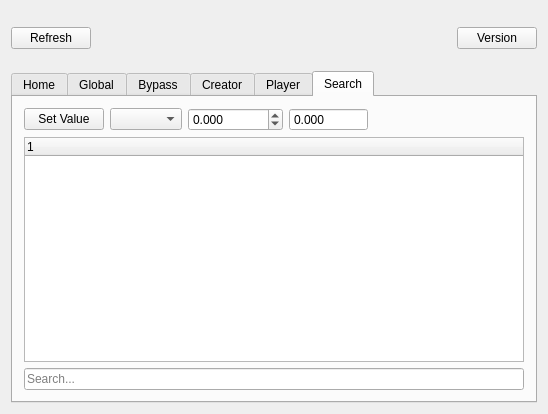
<?xml version="1.0" encoding="UTF-8"?>
<ui version="4.0">
 <class>MainWindow</class>
 <widget class="QMainWindow" name="MainWindow">
  <property name="geometry">
   <rect>
    <x>0</x>
    <y>0</y>
    <width>528</width>
    <height>414</height>
   </rect>
  </property>
  <property name="windowTitle">
   <string>Mega Hack v5</string>
  </property>
  <widget class="QWidget" name="centralWidget">
   <layout class="QVBoxLayout" name="verticalLayout_9">
    <item>
     <layout class="QHBoxLayout" name="horizontalLayout">
      <item>
       <layout class="QVBoxLayout" name="verticalLayout_8">
        <item>
         <widget class="QPushButton" name="refreshPushButton">
          <property name="text">
           <string>Refresh</string>
          </property>
         </widget>
        </item>
       </layout>
      </item>
      <item>
       <spacer name="horizontalSpacer">
        <property name="orientation">
         <enum>Qt::Horizontal</enum>
        </property>
        <property name="sizeHint" stdset="0">
         <size>
          <width>40</width>
          <height>20</height>
         </size>
        </property>
       </spacer>
      </item>
      <item>
       <widget class="QLabel" name="bannerLabel">
        <property name="minimumSize">
         <size>
          <width>116</width>
          <height>54</height>
         </size>
        </property>
        <property name="text">
         <string/>
        </property>
       </widget>
      </item>
      <item>
       <spacer name="horizontalSpacer_2">
        <property name="orientation">
         <enum>Qt::Horizontal</enum>
        </property>
        <property name="sizeHint" stdset="0">
         <size>
          <width>40</width>
          <height>20</height>
         </size>
        </property>
       </spacer>
      </item>
      <item>
       <layout class="QVBoxLayout" name="verticalLayout">
        <item>
         <widget class="QPushButton" name="versionCheckPushButton">
          <property name="text">
           <string>Version</string>
          </property>
         </widget>
        </item>
       </layout>
      </item>
     </layout>
    </item>
    <item>
     <widget class="QTabWidget" name="tabWidget">
      <property name="maximumSize">
       <size>
        <width>16777215</width>
        <height>16777215</height>
       </size>
      </property>
      <property name="currentIndex">
       <number>5</number>
      </property>
      <widget class="QWidget" name="otherTab">
       <attribute name="title">
        <string>Home</string>
       </attribute>
       <layout class="QVBoxLayout" name="verticalLayout_6">
        <item>
         <widget class="QLabel" name="pidLabel">
          <property name="text">
           <string>PID:0</string>
          </property>
         </widget>
        </item>
        <item>
         <widget class="QTextBrowser" name="infoTextBrowser"/>
        </item>
       </layout>
      </widget>
      <widget class="QWidget" name="genericPage">
       <attribute name="title">
        <string>Global</string>
       </attribute>
       <layout class="QVBoxLayout" name="verticalLayout_7">
        <item>
         <layout class="QHBoxLayout" name="horizontalLayout_3">
          <item>
           <widget class="QLabel" name="label_5">
            <property name="minimumSize">
             <size>
              <width>70</width>
              <height>0</height>
             </size>
            </property>
            <property name="text">
             <string>Miscellaneous:</string>
            </property>
           </widget>
          </item>
          <item>
           <widget class="QPushButton" name="dllInjectPushButton">
            <property name="text">
             <string>Inject DLL</string>
            </property>
           </widget>
          </item>
          <item>
           <widget class="QPushButton" name="moduleInfoPushButton">
            <property name="text">
             <string>Module Info</string>
            </property>
           </widget>
          </item>
          <item>
           <widget class="QPushButton" name="anticheatPushButton">
            <property name="text">
             <string>No AntiCheat</string>
            </property>
           </widget>
          </item>
          <item>
           <widget class="QPushButton" name="transitionPushButton">
            <property name="text">
             <string>Transition</string>
            </property>
           </widget>
          </item>
          <item>
           <widget class="QPushButton" name="labelTextPushButton">
            <property name="text">
             <string>Label Text</string>
            </property>
           </widget>
          </item>
          <item>
           <spacer name="horizontalSpacer_3">
            <property name="orientation">
             <enum>Qt::Horizontal</enum>
            </property>
            <property name="sizeHint" stdset="0">
             <size>
              <width>40</width>
              <height>20</height>
             </size>
            </property>
           </spacer>
          </item>
         </layout>
        </item>
        <item>
         <layout class="QHBoxLayout" name="horizontalLayout_6">
          <item>
           <widget class="QLabel" name="label_3">
            <property name="minimumSize">
             <size>
              <width>70</width>
              <height>0</height>
             </size>
            </property>
            <property name="text">
             <string>Unrandomiser:</string>
            </property>
           </widget>
          </item>
          <item>
           <widget class="QComboBox" name="uTypeComboBox"/>
          </item>
          <item>
           <widget class="QSpinBox" name="uDiffValSpinBox">
            <property name="prefix">
             <string>Offset:</string>
            </property>
            <property name="maximum">
             <number>32767</number>
            </property>
           </widget>
          </item>
          <item>
           <widget class="QSpinBox" name="uStartValSpinBox">
            <property name="prefix">
             <string>Start:</string>
            </property>
            <property name="maximum">
             <number>32767</number>
            </property>
           </widget>
          </item>
          <item>
           <widget class="QPushButton" name="uApplyPushButton">
            <property name="text">
             <string>Apply</string>
            </property>
           </widget>
          </item>
          <item>
           <spacer name="horizontalSpacer_4">
            <property name="orientation">
             <enum>Qt::Horizontal</enum>
            </property>
            <property name="sizeHint" stdset="0">
             <size>
              <width>40</width>
              <height>20</height>
             </size>
            </property>
           </spacer>
          </item>
         </layout>
        </item>
        <item>
         <layout class="QHBoxLayout" name="horizontalLayout_4">
          <item>
           <widget class="QLabel" name="label_4">
            <property name="minimumSize">
             <size>
              <width>70</width>
              <height>0</height>
             </size>
            </property>
            <property name="text">
             <string>FPS Bypass:</string>
            </property>
           </widget>
          </item>
          <item>
           <widget class="QSpinBox" name="fpsBypassSpinBox">
            <property name="prefix">
             <string>FPS Cap:</string>
            </property>
            <property name="minimum">
             <number>1</number>
            </property>
            <property name="maximum">
             <number>65535</number>
            </property>
            <property name="value">
             <number>60</number>
            </property>
           </widget>
          </item>
          <item>
           <widget class="QPushButton" name="fpsBypassRecommendPushButton">
            <property name="text">
             <string>Recommend</string>
            </property>
           </widget>
          </item>
          <item>
           <widget class="QPushButton" name="fpsBypassPushButton">
            <property name="text">
             <string>Apply</string>
            </property>
           </widget>
          </item>
          <item>
           <spacer name="horizontalSpacer_5">
            <property name="orientation">
             <enum>Qt::Horizontal</enum>
            </property>
            <property name="sizeHint" stdset="0">
             <size>
              <width>40</width>
              <height>20</height>
             </size>
            </property>
           </spacer>
          </item>
         </layout>
        </item>
        <item>
         <widget class="QListWidget" name="globalListWidget"/>
        </item>
       </layout>
      </widget>
      <widget class="QWidget" name="bypassTab">
       <attribute name="title">
        <string>Bypass</string>
       </attribute>
       <layout class="QVBoxLayout" name="verticalLayout_5">
        <item>
         <widget class="QListWidget" name="bypassListWidget"/>
        </item>
       </layout>
      </widget>
      <widget class="QWidget" name="creatorTab">
       <attribute name="title">
        <string>Creator</string>
       </attribute>
       <layout class="QVBoxLayout" name="verticalLayout_3">
        <item>
         <layout class="QHBoxLayout" name="horizontalLayout_9">
          <item>
           <widget class="QPushButton" name="creatorSetValuePushButton">
            <property name="text">
             <string>Set Value</string>
            </property>
           </widget>
          </item>
          <item>
           <widget class="QComboBox" name="creatorValueComboBox">
            <property name="editable">
             <bool>false</bool>
            </property>
            <property name="sizeAdjustPolicy">
             <enum>QComboBox::AdjustToContents</enum>
            </property>
            <property name="iconSize">
             <size>
              <width>16</width>
              <height>16</height>
             </size>
            </property>
           </widget>
          </item>
          <item>
           <widget class="QDoubleSpinBox" name="creatorValueDoubleSpinBox">
            <property name="decimals">
             <number>3</number>
            </property>
            <property name="minimum">
             <double>-2147483648.000000000000000</double>
            </property>
            <property name="maximum">
             <double>2147483647.000000000000000</double>
            </property>
           </widget>
          </item>
          <item>
           <widget class="QDoubleSpinBox" name="creatorCurrentValueDoubleSpinBox">
            <property name="frame">
             <bool>true</bool>
            </property>
            <property name="readOnly">
             <bool>true</bool>
            </property>
            <property name="buttonSymbols">
             <enum>QAbstractSpinBox::NoButtons</enum>
            </property>
            <property name="accelerated">
             <bool>false</bool>
            </property>
            <property name="decimals">
             <number>3</number>
            </property>
            <property name="minimum">
             <double>-2147483648.000000000000000</double>
            </property>
            <property name="maximum">
             <double>2147483647.000000000000000</double>
            </property>
           </widget>
          </item>
          <item>
           <spacer name="horizontalSpacer_8">
            <property name="orientation">
             <enum>Qt::Horizontal</enum>
            </property>
            <property name="sizeHint" stdset="0">
             <size>
              <width>40</width>
              <height>20</height>
             </size>
            </property>
           </spacer>
          </item>
         </layout>
        </item>
        <item>
         <layout class="QHBoxLayout" name="horizontalLayout_5">
          <item>
           <widget class="QToolButton" name="editorColourToolButton">
            <property name="text">
             <string/>
            </property>
            <property name="icon">
             <iconset resource="res.qrc">
              <normaloff>:/color.png</normaloff>:/color.png</iconset>
            </property>
           </widget>
          </item>
          <item>
           <widget class="QPushButton" name="multiscalePushButton">
            <property name="text">
             <string>MultiScaler</string>
            </property>
           </widget>
          </item>
          <item>
           <widget class="QPushButton" name="lvlPassPushButton">
            <property name="text">
             <string>Level Pass</string>
            </property>
           </widget>
          </item>
          <item>
           <widget class="QPushButton" name="rateLevelPushButton">
            <property name="text">
             <string>Rate Level</string>
            </property>
           </widget>
          </item>
          <item>
           <spacer name="horizontalSpacer_10">
            <property name="orientation">
             <enum>Qt::Horizontal</enum>
            </property>
            <property name="sizeHint" stdset="0">
             <size>
              <width>40</width>
              <height>20</height>
             </size>
            </property>
           </spacer>
          </item>
         </layout>
        </item>
        <item>
         <widget class="QListWidget" name="creatorListWidget"/>
        </item>
       </layout>
      </widget>
      <widget class="QWidget" name="playerTab">
       <attribute name="title">
        <string>Player</string>
       </attribute>
       <layout class="QVBoxLayout" name="verticalLayout_4">
        <item>
         <layout class="QHBoxLayout" name="horizontalLayout_7">
          <item>
           <widget class="QPushButton" name="playerSetValuePushButton">
            <property name="text">
             <string>Set Value</string>
            </property>
           </widget>
          </item>
          <item>
           <widget class="QComboBox" name="playerValueComboBox">
            <property name="sizeAdjustPolicy">
             <enum>QComboBox::AdjustToContents</enum>
            </property>
           </widget>
          </item>
          <item>
           <widget class="QDoubleSpinBox" name="playerValueDoubleSpinBox">
            <property name="decimals">
             <number>3</number>
            </property>
            <property name="minimum">
             <double>-2147483648.000000000000000</double>
            </property>
            <property name="maximum">
             <double>2147483647.000000000000000</double>
            </property>
           </widget>
          </item>
          <item>
           <widget class="QDoubleSpinBox" name="playerCurrentValueDoubleSpinBox">
            <property name="frame">
             <bool>true</bool>
            </property>
            <property name="readOnly">
             <bool>true</bool>
            </property>
            <property name="buttonSymbols">
             <enum>QAbstractSpinBox::NoButtons</enum>
            </property>
            <property name="accelerated">
             <bool>false</bool>
            </property>
            <property name="decimals">
             <number>3</number>
            </property>
            <property name="minimum">
             <double>-2147483648.000000000000000</double>
            </property>
            <property name="maximum">
             <double>2147483647.000000000000000</double>
            </property>
           </widget>
          </item>
          <item>
           <spacer name="horizontalSpacer_7">
            <property name="orientation">
             <enum>Qt::Horizontal</enum>
            </property>
            <property name="sizeHint" stdset="0">
             <size>
              <width>40</width>
              <height>20</height>
             </size>
            </property>
           </spacer>
          </item>
         </layout>
        </item>
        <item>
         <layout class="QHBoxLayout" name="horizontalLayout_10">
          <item>
           <widget class="QToolButton" name="playerColourToolButton">
            <property name="toolTip">
             <string>Icon Colour Picker</string>
            </property>
            <property name="statusTip">
             <string/>
            </property>
            <property name="whatsThis">
             <string/>
            </property>
            <property name="text">
             <string/>
            </property>
            <property name="icon">
             <iconset resource="res.qrc">
              <normaloff>:/color.png</normaloff>:/color.png</iconset>
            </property>
           </widget>
          </item>
          <item>
           <widget class="QPushButton" name="iconStealerPushButton">
            <property name="text">
             <string>Steal Icons</string>
            </property>
           </widget>
          </item>
          <item>
           <widget class="QPushButton" name="iconRandomiserPushButton">
            <property name="text">
             <string>Rand Icons</string>
            </property>
            <property name="checkable">
             <bool>true</bool>
            </property>
            <property name="checked">
             <bool>false</bool>
            </property>
           </widget>
          </item>
          <item>
           <widget class="QPushButton" name="dsrInjectPushButton">
            <property name="text">
             <string>Rand Death Sound</string>
            </property>
           </widget>
          </item>
          <item>
           <widget class="QPushButton" name="setOpacityPushButton">
            <property name="text">
             <string>Set Opacity</string>
            </property>
           </widget>
          </item>
          <item>
           <widget class="QPushButton" name="accountUnlinkerPushButton">
            <property name="text">
             <string>Unlink Account</string>
            </property>
           </widget>
          </item>
          <item>
           <spacer name="horizontalSpacer_6">
            <property name="orientation">
             <enum>Qt::Horizontal</enum>
            </property>
            <property name="sizeHint" stdset="0">
             <size>
              <width>40</width>
              <height>20</height>
             </size>
            </property>
           </spacer>
          </item>
         </layout>
        </item>
        <item>
         <widget class="QListWidget" name="playerListWidget"/>
        </item>
       </layout>
      </widget>
      <widget class="QWidget" name="searchTab">
       <attribute name="title">
        <string>Search</string>
       </attribute>
       <layout class="QVBoxLayout" name="verticalLayout_2">
        <item>
         <layout class="QHBoxLayout" name="horizontalLayout_11">
          <item>
           <widget class="QPushButton" name="searchSetValuePushButton">
            <property name="text">
             <string>Set Value</string>
            </property>
           </widget>
          </item>
          <item>
           <widget class="QComboBox" name="searchValueComboBox">
            <property name="editable">
             <bool>false</bool>
            </property>
            <property name="sizeAdjustPolicy">
             <enum>QComboBox::AdjustToContents</enum>
            </property>
            <property name="iconSize">
             <size>
              <width>16</width>
              <height>16</height>
             </size>
            </property>
           </widget>
          </item>
          <item>
           <widget class="QDoubleSpinBox" name="searchValueDoubleSpinBox">
            <property name="decimals">
             <number>3</number>
            </property>
            <property name="minimum">
             <double>-2147483648.000000000000000</double>
            </property>
            <property name="maximum">
             <double>2147483647.000000000000000</double>
            </property>
           </widget>
          </item>
          <item>
           <widget class="QDoubleSpinBox" name="searchCurrentValueDoubleSpinBox">
            <property name="frame">
             <bool>true</bool>
            </property>
            <property name="readOnly">
             <bool>true</bool>
            </property>
            <property name="buttonSymbols">
             <enum>QAbstractSpinBox::NoButtons</enum>
            </property>
            <property name="accelerated">
             <bool>false</bool>
            </property>
            <property name="decimals">
             <number>3</number>
            </property>
            <property name="minimum">
             <double>-2147483648.000000000000000</double>
            </property>
            <property name="maximum">
             <double>2147483647.000000000000000</double>
            </property>
           </widget>
          </item>
          <item>
           <spacer name="horizontalSpacer_9">
            <property name="orientation">
             <enum>Qt::Horizontal</enum>
            </property>
            <property name="sizeHint" stdset="0">
             <size>
              <width>40</width>
              <height>20</height>
             </size>
            </property>
           </spacer>
          </item>
         </layout>
        </item>
        <item>
         <widget class="QTreeWidget" name="searchTreeWidget">
          <column>
           <property name="text">
            <string notr="true">1</string>
           </property>
          </column>
         </widget>
        </item>
        <item>
         <widget class="QLineEdit" name="searchLineEdit">
          <property name="dragEnabled">
           <bool>false</bool>
          </property>
          <property name="placeholderText">
           <string>Search...</string>
          </property>
          <property name="clearButtonEnabled">
           <bool>true</bool>
          </property>
         </widget>
        </item>
       </layout>
      </widget>
     </widget>
    </item>
   </layout>
  </widget>
  <widget class="QMenuBar" name="menuBar">
   <property name="geometry">
    <rect>
     <x>0</x>
     <y>0</y>
     <width>528</width>
     <height>21</height>
    </rect>
   </property>
  </widget>
 </widget>
 <layoutdefault spacing="6" margin="11"/>
 <resources>
  <include location="res.qrc"/>
 </resources>
 <connections/>
</ui>
